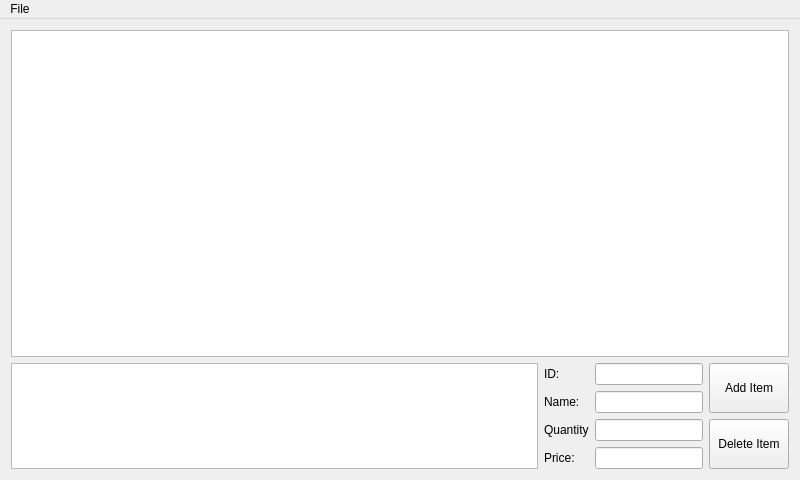
<?xml version="1.0" encoding="UTF-8"?>
<ui version="4.0">
 <class>MainWindow</class>
 <widget class="QMainWindow" name="MainWindow">
  <property name="geometry">
   <rect>
    <x>0</x>
    <y>0</y>
    <width>800</width>
    <height>480</height>
   </rect>
  </property>
  <property name="windowTitle">
   <string>SqlViewer</string>
  </property>
  <widget class="QWidget" name="centralWidget">
   <layout class="QGridLayout" name="gridLayout_2">
    <item row="0" column="0">
     <layout class="QGridLayout" name="gridLayout">
      <item row="0" column="0" colspan="4">
       <widget class="QTableView" name="sqlTableView"/>
      </item>
      <item row="1" column="0" rowspan="4">
       <widget class="QTextEdit" name="sqlLog">
        <property name="readOnly">
         <bool>true</bool>
        </property>
       </widget>
      </item>
      <item row="1" column="1">
       <widget class="QLabel" name="label_4">
        <property name="text">
         <string>ID:</string>
        </property>
       </widget>
      </item>
      <item row="1" column="2">
       <widget class="QLineEdit" name="prodID">
        <property name="sizePolicy">
         <sizepolicy hsizetype="Fixed" vsizetype="Fixed">
          <horstretch>0</horstretch>
          <verstretch>0</verstretch>
         </sizepolicy>
        </property>
       </widget>
      </item>
      <item row="1" column="3" rowspan="2">
       <widget class="QPushButton" name="btnAddItem">
        <property name="sizePolicy">
         <sizepolicy hsizetype="Fixed" vsizetype="Expanding">
          <horstretch>0</horstretch>
          <verstretch>0</verstretch>
         </sizepolicy>
        </property>
        <property name="text">
         <string>Add Item</string>
        </property>
       </widget>
      </item>
      <item row="2" column="1">
       <widget class="QLabel" name="label">
        <property name="text">
         <string>Name:</string>
        </property>
       </widget>
      </item>
      <item row="2" column="2">
       <widget class="QLineEdit" name="prodName">
        <property name="sizePolicy">
         <sizepolicy hsizetype="Fixed" vsizetype="Fixed">
          <horstretch>0</horstretch>
          <verstretch>0</verstretch>
         </sizepolicy>
        </property>
        <property name="minimumSize">
         <size>
          <width>0</width>
          <height>0</height>
         </size>
        </property>
       </widget>
      </item>
      <item row="3" column="1">
       <widget class="QLabel" name="label_2">
        <property name="text">
         <string>Quantity</string>
        </property>
       </widget>
      </item>
      <item row="3" column="2">
       <widget class="QLineEdit" name="prodQty">
        <property name="sizePolicy">
         <sizepolicy hsizetype="Fixed" vsizetype="Fixed">
          <horstretch>0</horstretch>
          <verstretch>0</verstretch>
         </sizepolicy>
        </property>
        <property name="minimumSize">
         <size>
          <width>0</width>
          <height>0</height>
         </size>
        </property>
       </widget>
      </item>
      <item row="3" column="3" rowspan="2">
       <widget class="QPushButton" name="btnDeleteItem">
        <property name="sizePolicy">
         <sizepolicy hsizetype="Fixed" vsizetype="Expanding">
          <horstretch>0</horstretch>
          <verstretch>0</verstretch>
         </sizepolicy>
        </property>
        <property name="text">
         <string>Delete Item</string>
        </property>
       </widget>
      </item>
      <item row="4" column="1">
       <widget class="QLabel" name="label_3">
        <property name="text">
         <string>Price:</string>
        </property>
       </widget>
      </item>
      <item row="4" column="2">
       <widget class="QLineEdit" name="prodPrice">
        <property name="sizePolicy">
         <sizepolicy hsizetype="Fixed" vsizetype="Fixed">
          <horstretch>100</horstretch>
          <verstretch>0</verstretch>
         </sizepolicy>
        </property>
        <property name="minimumSize">
         <size>
          <width>0</width>
          <height>0</height>
         </size>
        </property>
       </widget>
      </item>
     </layout>
    </item>
   </layout>
  </widget>
  <widget class="QMenuBar" name="menuBar">
   <property name="geometry">
    <rect>
     <x>0</x>
     <y>0</y>
     <width>800</width>
     <height>20</height>
    </rect>
   </property>
   <widget class="QMenu" name="menuFile">
    <property name="title">
     <string>File</string>
    </property>
    <addaction name="actionNew_database"/>
    <addaction name="actionConnect_to_database"/>
    <addaction name="actionDisconnect_to_database"/>
   </widget>
   <addaction name="menuFile"/>
  </widget>
  <action name="actionNew_database">
   <property name="text">
    <string>New database</string>
   </property>
   <property name="shortcut">
    <string>Ctrl+N</string>
   </property>
  </action>
  <action name="actionConnect_to_database">
   <property name="text">
    <string>Connect to database</string>
   </property>
   <property name="shortcut">
    <string>Ctrl+O</string>
   </property>
  </action>
  <action name="actionDisconnect_to_database">
   <property name="text">
    <string>Disconnect from database</string>
   </property>
   <property name="shortcut">
    <string>Ctrl+D</string>
   </property>
  </action>
 </widget>
 <layoutdefault spacing="6" margin="11"/>
 <resources/>
 <connections/>
</ui>
